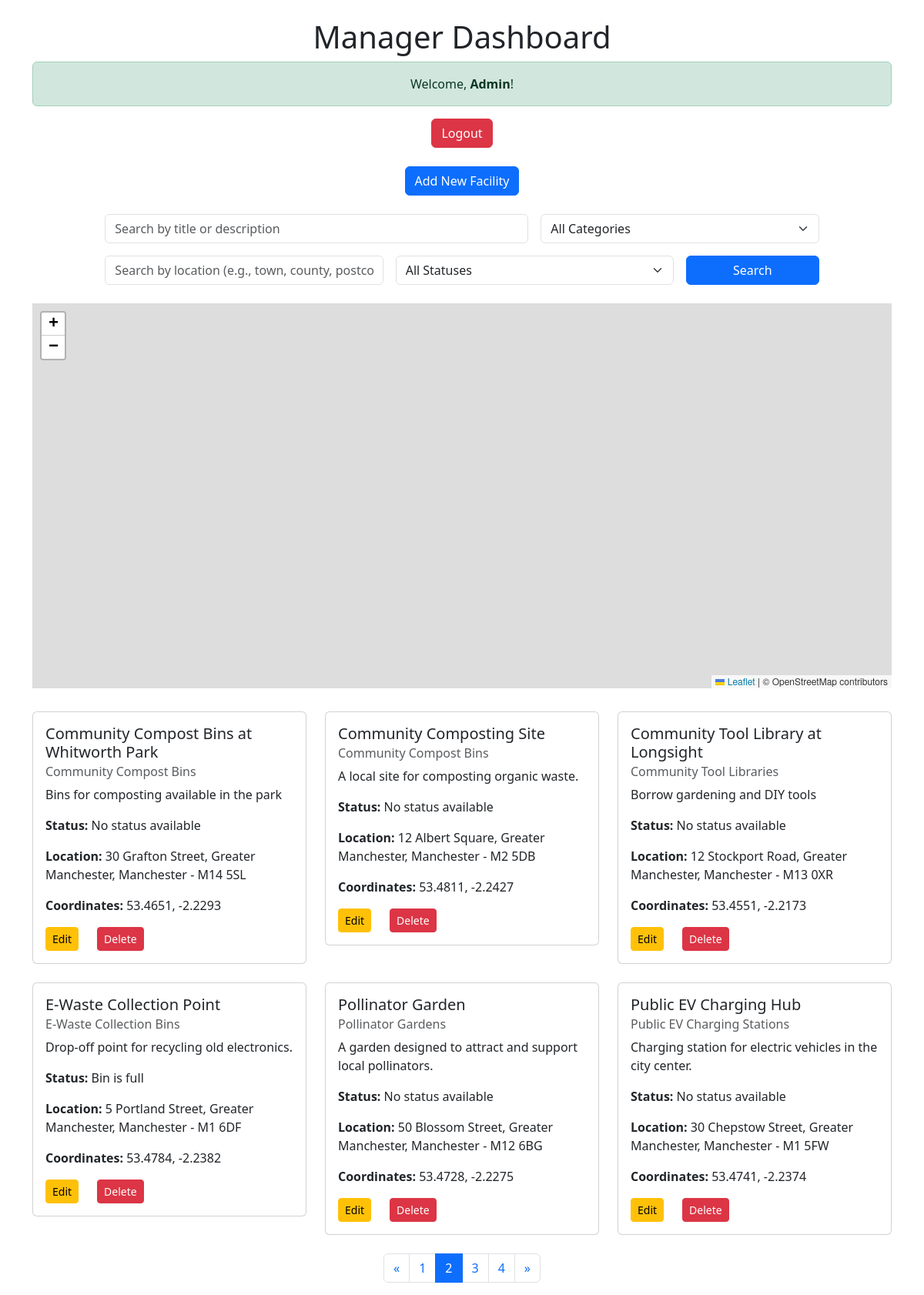
/index.php?view=dashboard&page=2 (signed in), run on an earlier commit of the app's database.
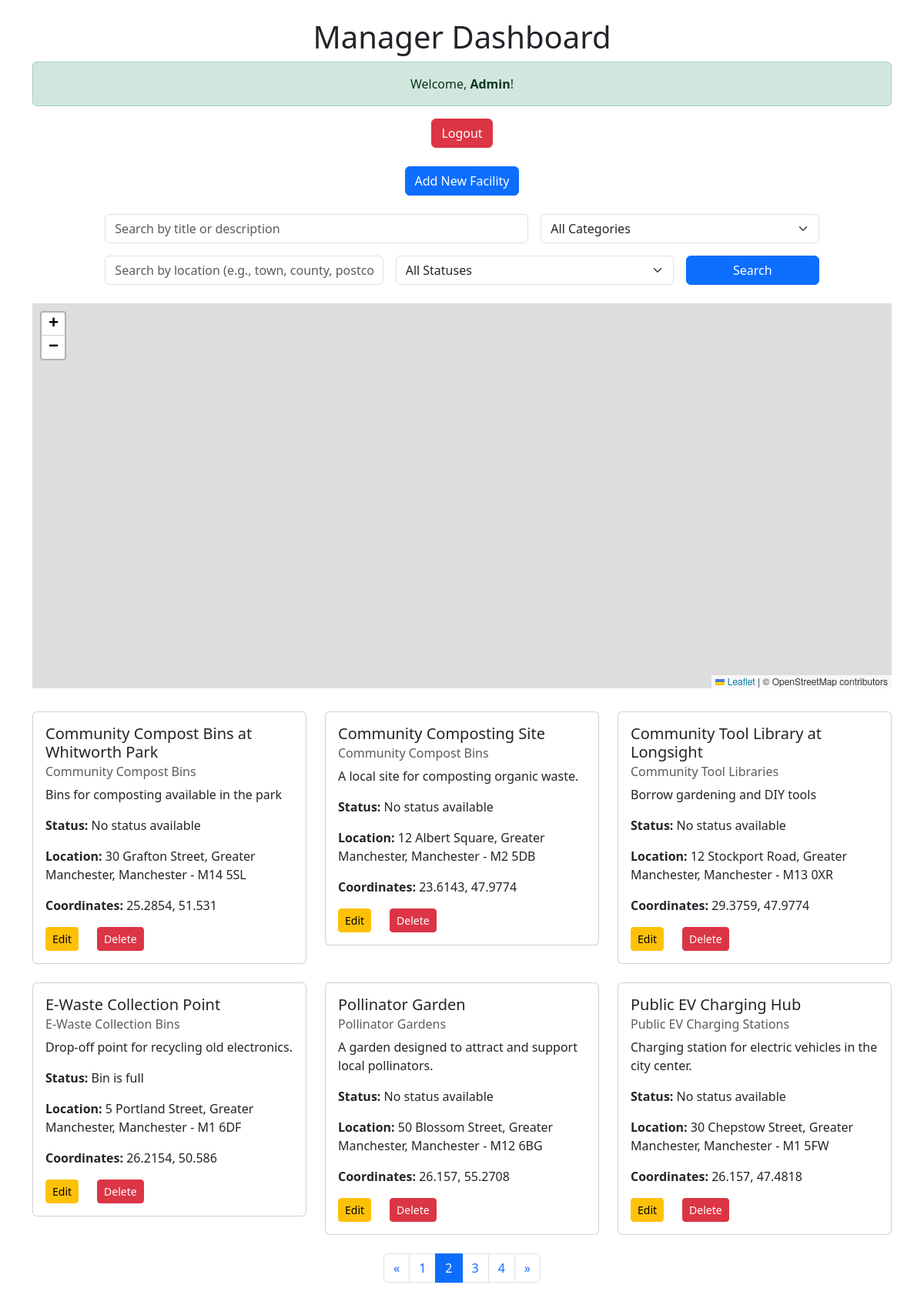
And on a later commit of the database.
### tables this page shows
CREATE TABLE ecoFacilities (
                               id INTEGER PRIMARY KEY AUTOINCREMENT NOT NULL UNIQUE,
                               title VARCHAR(50) NOT NULL,
                               category INTEGER,
                               description VARCHAR(150) NOT NULL,
                               houseNumber VARCHAR(50),
                               streetName VARCHAR(50),
                               county VARCHAR(50),
                               town VARCHAR(50),
                               postcode VARCHAR(7) NOT NULL,
                               lng FLOAT NOT NULL,
                               lat FLOAT NOT NULL,
                               contributor INTEGER,
                               FOREIGN KEY (category) REFERENCES ecoCategories(id),
                               FOREIGN KEY (contributor) REFERENCES ecoUser(id)
);

CREATE TABLE "ecoCategories"
(
	id INTEGER not null
		primary key
		unique,
	name VARCHAR(50) not null
		unique
);

CREATE TABLE "ecoFacilityStatus"
(
	id INTEGER not null
		primary key autoincrement
		unique,
	facilityId INTEGER not null
		constraint ecoFacilityStatus_ecoFacilities_id_fk
			references ecoFacilities,
	statusComment VARCHAR(100) not null
);

### controllers/FacilityController.php (called while the page is built, shortened)
<?php
class FacilityController {
    private $facilityModel;
    public function __construct($facilityModel) {
        $this->facilityModel = $facilityModel;
    }
    public function browseFacilities($search = '', $category = null, $location = null, $status = null) {
        return $this->facilityModel->searchFacilities($search, $category, $location, $status);
    }
    public function getPaginatedFacilities($page, $limit, $search = '', $category = null, $location = null, $status = null) {
        $offset = ($page - 1) * $limit;
        return $this->facilityModel->getPaginatedFacilities($offset, $limit, $search, $category, $location, $status);
    }
    public function getTotalFacilities($search = '', $category = null) {
        return $this->facilityModel->getTotalFacilities($search, $category);
    }
}
?>

### models/Facility.php (called while the page is built, shortened)
<?php
class Facility {
    private $pdo;
    public function __construct($pdo) {
        $this->pdo = $pdo;
    }
    public function searchFacilities($search = '', $category = null, $location = null, $status = null) {
        $query = "
        SELECT ecoFacilities.*,
               ecoCategories.name AS category_name,
               ecoUser.username AS contributor_name,
               (SELECT statusComment
                FROM ecoFacilityStatus
                WHERE facilityId = ecoFacilities.id
                ORDER BY ROWID DESC LIMIT 1) AS statusComment
        FROM ecoFacilities
        LEFT JOIN ecoCategories ON ecoFacilities.category = ecoCategories.id
        LEFT JOIN ecoUser ON ecoFacilities.contributor = ecoUser.id
        WHERE (ecoFacilities.title LIKE :search OR ecoFacilities.description LIKE :search)
    ";
        $query .= " ORDER BY ecoFacilities.title ASC";
        $stmt = $this->pdo->prepare($query);
        $params = [
            ':search' => '%' . $search . '%',
        ];
        $stmt->execute($params);
        return $stmt->fetchAll(PDO::FETCH_ASSOC);
    }
    public function getPaginatedFacilities($offset, $limit, $search = '', $category = null, $location = null, $status = null) {
        $query = "
        SELECT ecoFacilities.*,
               ecoCategories.name AS category_name,
               ecoUser.username AS contributor_name,
               (SELECT statusComment
                FROM ecoFacilityStatus
                WHERE facilityId = ecoFacilities.id
                ORDER BY ROWID DESC LIMIT 1) AS statusComment
        FROM ecoFacilities
        LEFT JOIN ecoCategories ON ecoFacilities.category = ecoCategories.id
        LEFT JOIN ecoUser ON ecoFacilities.contributor = ecoUser.id
        WHERE (ecoFacilities.title LIKE :search OR ecoFacilities.description LIKE :search)
    ";
        $query .= " ORDER BY ecoFacilities.title ASC LIMIT :offset, :limit";
        $stmt = $this->pdo->prepare($query);
        $params = [
            ':search' => '%' . $search . '%',
            ':offset' => $offset,
            ':limit' => $limit,
        ];
        $stmt->bindValue(':offset', $offset, PDO::PARAM_INT);
        $stmt->bindValue(':limit', $limit, PDO::PARAM_INT);
        $stmt->execute($params);
        return $stmt->fetchAll(PDO::FETCH_ASSOC);
    }
    public function getTotalFacilities($search = '', $category = null, $location = null, $status = null) {
        $query = "
    SELECT COUNT(*) as total
    FROM ecoFacilities
    WHERE (title LIKE :search OR description LIKE :search)
";
        $stmt = $this->pdo->prepare($query);
        $params = [
            ':search' => '%' . $search . '%',
        ];
        $stmt->execute($params);
        return $stmt->fetch(PDO::FETCH_ASSOC)['total'];
    }
}

### views/manager/dashboard.php (the view, shortened to what this page needs)
<?php
$page = isset($_GET['page']) ? (int)$_GET['page'] : 1;
$limit = 6;
$location = $_GET['location'] ?? null;
$status = $_GET['status'] ?? null;
$total = $facilityController->getTotalFacilities($search, $category, $location, $status);
$facilities = $facilityController->getPaginatedFacilities($page, $limit, $search, $category, $location, $status);
$totalPages = ceil($total / $limit);
?>
<!DOCTYPE html>
<html>
<head>
    <link href="https://cdn.jsdelivr.net/npm/bootstrap@5.3.3/dist/css/bootstrap.min.css" rel="stylesheet">
</head>
<body>
<div class="container mt-4">
    <h1 class="text-center">Manager Dashboard</h1>
    <div class="alert alert-success text-center">
        Welcome, <strong><?php echo htmlspecialchars($_SESSION['username']); ?></strong>!
    </div>
    <div class="text-center mb-4">
        <a href="/ecoBuddy/index.php?view=logout" class="btn btn-danger">Logout</a>
    </div>
    <div class="text-center mb-4">
        <a href="/ecoBuddy/index.php?view=add_facility" class="btn btn-primary">
            <i class="fas fa-plus"></i> Add New Facility
        </a>
    </div>
    <form method="GET" action="/ecoBuddy/index.php" class="mb-4">
        <div class="row g-3 justify-content-center">
            <div class="col-md-6">
                <input type="text" name="search" class="form-control" placeholder="Search by title or description"
                       value="<?php echo htmlspecialchars($_GET['search'] ?? ''); ?>">
            </div>
            <div class="col-md-4">
                <select name="category" class="form-select">
                    <option value="">All Categories</option>
                </select>
            </div>
            <div class="col-md-4">
                <input type="text" name="location" class="form-control" placeholder="Search by location (e.g., town, county, postcode)"
                       value="<?php echo htmlspecialchars($_GET['location'] ?? ''); ?>">
            </div>
            <div class="col-md-4">
                <select name="status" class="form-select">
                    <option value="">All Statuses</option>
                </select>
            </div>
            <div class="col-md-2">
                <button type="submit" class="btn btn-primary w-100">Search</button>
            </div>
        </div>
    </form>
    <div id="map" style="height: 500px; width: 100%; margin-bottom: 30px;"></div>
    <?php if (!empty($facilities)) : ?>
        <div class="row">
            <?php foreach ($facilities as $facility) : ?>
                <div class="col-md-4 mb-4">
                    <div class="card">
                        <div class="card-body">
                            <h5 class="card-title"><?php echo htmlspecialchars($facility['title']); ?></h5>
                            <h6 class="card-subtitle mb-2 text-muted"><?php echo htmlspecialchars($facility['category_name']); ?></h6>
                            <p class="card-text"><?php echo htmlspecialchars($facility['description']); ?></p>
                            <p><strong>Status:</strong>
                                <?php echo !empty($facility['statusComment'])
                                    ? htmlspecialchars($facility['statusComment'])
                                    : 'No status available'; ?>
                            </p>
                            <p><strong>Location:</strong>
                                <?php echo htmlspecialchars($facility['houseNumber'] . ' ' . $facility['streetName'] . ', ' . $facility['county'] . ', ' . $facility['town'] . ' - ' . $facility['postcode']); ?>
                            </p>
                            <p><strong>Coordinates:</strong>
                                <?php echo !empty($facility['lat']) && !empty($facility['lng'])
                                    ? htmlspecialchars($facility['lat'] . ', ' . $facility['lng'])
                                    : 'Coordinates not available'; ?>
                            </p>
                            <div class="d-flex justify-content-start gap-4">
                                <a href="/ecoBuddy/index.php?view=edit_facility&id=<?php echo $facility['id']; ?>" class="btn btn-warning btn-sm">
                                    Edit
                                </a>
                                <a href="/ecoBuddy/index.php?view=delete_facility&id=<?php echo $facility['id']; ?>" class="btn btn-danger btn-sm"
                                   onclick="return confirm('Are you sure you want to delete this facility?');">
                                    Delete
                                </a>
                            </div>
                        </div>
                    </div>
                </div>
            <?php endforeach; ?>
        </div>
        <nav aria-label="Page navigation">
            <ul class="pagination justify-content-center">
                <?php if ($page > 1): ?>
                    <li class="page-item">
                        <a class="page-link" href="?view=dashboard&page=<?php echo $page - 1; ?>" aria-label="Previous">
                            <span aria-hidden="true">&laquo;</span>
                        </a>
                    </li>
                <?php endif; ?>
                <?php for ($i = 1; $i <= $totalPages; $i++): ?>
                    <li class="page-item <?php echo $i === $page ? 'active' : ''; ?>">
                        <a class="page-link" href="?view=dashboard&page=<?php echo $i; ?>"><?php echo $i; ?></a>
                    </li>
                <?php endfor; ?>
                <?php if ($page < $totalPages): ?>
                    <li class="page-item">
                        <a class="page-link" href="?view=dashboard&page=<?php echo $page + 1; ?>" aria-label="Next">
                            <span aria-hidden="true">&raquo;</span>
                        </a>
                    </li>
                <?php endif; ?>
            </ul>
        </nav>
    <?php else : ?>
        <div class="alert alert-warning text-center">No facilities found. Try adjusting your search criteria.</div>
    <?php endif; ?>
</div>
<link rel="stylesheet" href="https://unpkg.com/leaflet/dist/leaflet.css" />
</body>
</html>

### index.php (shortened to what this page needs)
<?php
require_once './config/db_connection.php';
require_once './models/Facility.php';
require_once './controllers/FacilityController.php';
$facilityModel = new Facility($pdo);
$facilityController = new FacilityController($facilityModel);
if (isset($_GET['view'])) {
    $view = htmlspecialchars($_GET['view']);
    if ($view === 'login') {
        include './views/users/login.php';
    }
    elseif ($view === 'logout') {
        session_destroy();
        header("Location: /ecoBuddy/index.php?view=login");
        exit;
    }
    elseif ($view === 'browse') {
        $search = isset($_GET['search']) ? $_GET['search'] : '';
        $category = isset($_GET['category']) ? $_GET['category'] : null;
        $categories = $facilityModel->getAllCategories();
        $facilities = $facilityController->browseFacilities($search, $category);
        include './views/facilities/browse.php';
    }
    elseif ($view === 'update_status') {
        $facilityController->updateStatus();
        exit;
    }
    elseif ($view === 'facilities_json') {
        $facilityController->getFacilitiesJson();
        exit;
    }
    elseif (isset($_SESSION['user_type']) && $_SESSION['user_type'] === 'manager') {
        if ($view === 'add_facility') {
            $categories = $facilityModel->getAllCategories();
            include './views/manager/add_facility.php';
        }
        elseif ($view === 'delete_facility' && isset($_GET['id'])) {
            $facilityId = (int)$_GET['id'];
            $facilityController->deleteFacility($facilityId);
            header("Location: /ecoBuddy/index.php?view=dashboard");
            exit;
        }
        elseif ($view === 'dashboard') {
            $search = isset($_GET['search']) ? htmlspecialchars($_GET['search']) : '';
            $category = isset($_GET['category']) ? htmlspecialchars($_GET['category']) : null;
            $facilities = $facilityController->browseFacilities($search, $category);
            include './views/manager/dashboard.php';
        }
    }
}
?>

What changed in the data, as far as the page shows it:
changed ecofacilities "Community Compost Bins at Whitworth Park": lat+lng "53.4651, -2.2293" → "25.2854, 51.531"
changed ecofacilities "Community Composting Site": lat+lng "53.4811, -2.2427" → "23.6143, 47.9774"
changed ecofacilities "Community Tool Library at Longsight": lat+lng "53.4551, -2.2173" → "29.3759, 47.9774"
changed through a linked row, ecofacilitystatus "Bin is full": facilityId.lng "53.4784, -2.2382" → "26.2154, 50.586"
changed ecofacilities "Pollinator Garden": lat+lng "53.4728, -2.2275" → "26.157, 55.2708"
changed ecofacilities "Public EV Charging Hub": lat+lng "53.4741, -2.2374" → "26.157, 47.4818"
